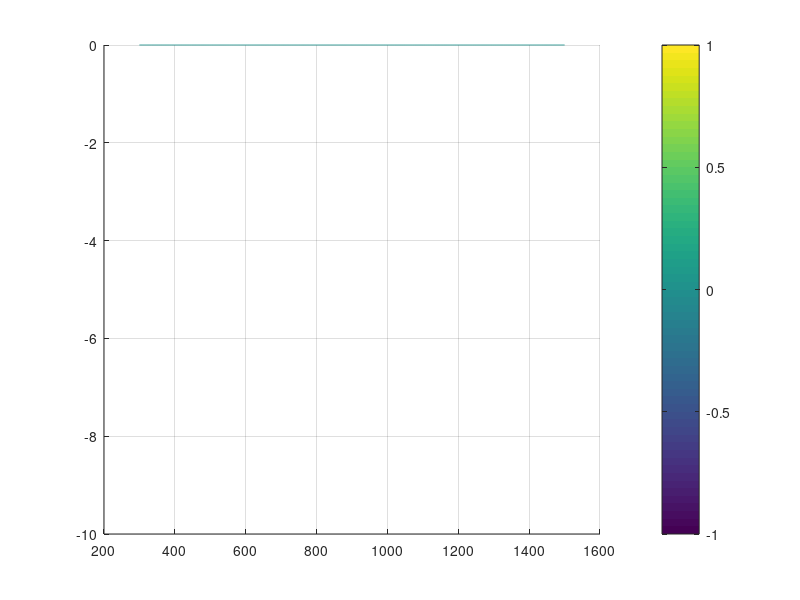

The MATLAB script that drew this image: (Note: this script raises an error after producing the figure.)
%% AOE 5234 Project - Phase Angle Surface Plots
% Dylan Thomas
clearvars; clc; delete('*.asv');

%%%%%%%%%%%%%%%%%%%%%%%%%%%%%%%%%%%%%%%%%%%%%%%%%%%%%%%%%%%%%%%%%%%%%%%%%%%
% Spacecraft Properties
f1 = 'Name';
f2 = 'M_total';
f3 = 'M_prop';
f4 = 'I_sp';
f5 = 'T_nom';

v1 = {'Busek Electrospray','Lunar IceCube','Aerojet GR-1','Aerojet CHAMPS-120XW'};
v2 = {14,                   14,             14,            14};      % [kg]
v3 = {1.5,                  1.5,            1.5,           1.5};     % [kg]
v4 = {800,                  3500,           235,           203};     % [s]
v5 = {0.0007,               0.0014,         1,             2.79};  % [N]

spacecraft = struct(f1,v1,f2,v2,f3,v3,f4,v4,f5,v5);

%%%%%%%%%%%%%%%%%%%%%%%%%%%%%%%%%%%%%%%%%%%%%%%%%%%%%%%%%%%%%%%%%%%%%%%%%%%
% Parameter Inputs
r_E = 6378;                     % [km]          - Radius of Earth
mu = 398600;                    % [km^3/s^2]    - Grav. Parameter
k_tgt = 0.5;                    %               - Num. of Target Orbits        
k_int = 0.5;                    %               - Number of Intercept Orbits
g = 9.81/1000;                  % [km/s^2]      - Gravity
n = 1000;                       %               - Num. of Plot points
m_prop_nom = 1.5;               % [kg]          - Nominal Propellant Mass

% Setting up vectorized parameters
alt = linspace(300,1500,n);     % [km]          - Orbit Altitude
Phi = linspace(-10*pi/180,0,n); % [km]          - Semi-Major Axis Change
R_f = alt+r_E;                  % [km]          - Final Orbit Radius
period = 2*pi*sqrt(R_f.^3/mu);

%%%%%%%%%%%%%%%%%%%%%%%%%%%%%%%%%%%%%%%%%%%%%%%%%%%%%%%%%%%%%%%%%%%%%%%%%%%
% Equation for Delta V of Hohmann Transfer
a_p = @(phi,a_t) a_t*((2*pi*k_tgt+phi)./(2*pi*k_int)).^(2/3); % [km]
Dv = @(phi,a_t) 2*abs(sqrt(((2*mu)./a_t)-(mu./a_p(phi,a_t)))...
    -sqrt(mu./a_t));                                                % [km/s]

% Memory allocation
Dv_Req = zeros(n,n);
for i=1:n
    % Loop creates 3-D surface of Delta V required for transfers
    Dv_Req(i,:) = Dv(Phi(i),R_f);

end

%%%%%%%%%%%%%%%%%%%%%%%%%%%%%%%%%%%%%%%%%%%%%%%%%%%%%%%%%%%%%%%%%%%%%%%%%%%
% Loops through each spacecraft & calcs/plots


% Memory allocation
Dv_tot = zeros(1,length(spacecraft));
Tburn = zeros(1,length(spacecraft));
a_thrusti = zeros(1,length(spacecraft));
for ii=1:length(spacecraft)
    % Equations for continuous thrust
    m_dot = spacecraft(ii).T_nom/(g*1000*-spacecraft(ii).I_sp);
    a_thrusti(ii) = spacecraft(ii).T_nom/spacecraft(ii).M_total;
    Dv_avail = 0.25*period*a_thrusti(ii)/1000;           % Eqn 6-46
    
    % Find total Delta V & Time of Flight
    Dv_tot(ii) = g*spacecraft(ii).I_sp*log(spacecraft(ii).M_total/(spacecraft(ii).M_total-spacecraft(ii).M_prop));
    Tburn(ii) = (Dv_tot(ii)*1000)/(a_thrusti(ii));
    
    % Memory allocation & reset temporary variables
    Mass_percent = zeros(length(alt),n);
    Dv_total = Dv_Req;
    % Loop calculates Delta V/Mass for each case
    for jj=1:length(alt)
        
        % Checks burn time of flight is not greater than final orbit period
        if Tburn(ii)>0.25*period(jj)
            spacecraft(ii).M_prop = -m_dot*0.25*period(jj); % Eqn 6-45
        else
            Dv_avail(jj)= Dv_tot(ii);
        end
        
        % Delta V required cannot exceed Delta V available
        index = Dv_total(:,jj)>=Dv_avail(jj);
        Dv_total(index,jj) = NaN;
        
        % Propellant mass used, index out unachieveable transfers
        M_prop_vec = spacecraft(ii).M_total*(1-exp(-(Dv_total(:,jj))/(g*spacecraft(ii).I_sp)));
        Mass_percent(:,jj) = M_prop_vec/m_prop_nom*100;

    end

    % Plotting stuff
    figure(ii)
    hold on
    grid on
    mesh(alt,Phi*180/pi,Mass_percent)
    c = colorbar;
    c.Label.String = 'Percent Propellant Mass Burned';
    title1 = title([spacecraft(ii).Name ' Thruster']);
    xl = xlabel('Orbital Altitude, [km]');
    yl = ylabel('Phase Angle, $\phi$, [deg]');
    set([title1 xl yl],'interpreter','latex','fontsize',12)
    axis tight
    hold off
end

